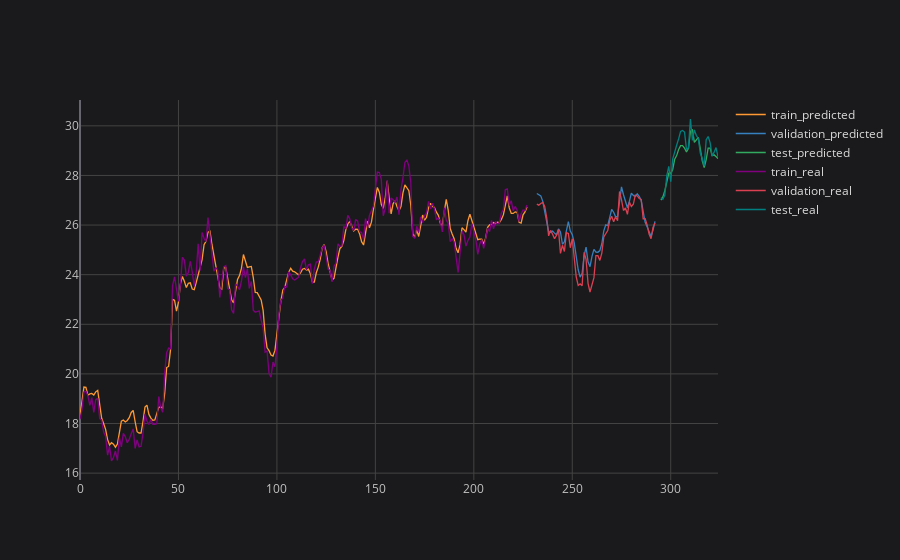

Notebook code for this chart:
### Code cell
# plotting final result
plot_ticker = 'PETR4'
plot_feature = 'Adj Close'

pd.DataFrame.from_dict(final_prediction_results[plot_ticker][plot_feature]).iplot(title=f'{plot_ticker} {plot_feature} {plot_imf}', layout=space)

### Figure 1 — Plotly figure (JSON) as saved in the notebook; plotly's stock layout.template omitted (floating-point values rounded to 4 significant figures; data arrays with more than 128 entries replaced by an {"elided": "..."} marker saying what was removed)
{"data": [{"line": {"color": "rgba(255, 153, 51, 1.0)", "dash": "solid", "shape": "linear", "width": 1.3}, "mode": "lines", "name": "train_predicted", "text": "", "type": "scatter", "x": {"elided": "325 int values"}, "y": {"elided": "325 mixed values"}}, {"line": {"color": "rgba(55, 128, 191, 1.0)", "dash": "solid", "shape": "linear", "width": 1.3}, "mode": "lines", "name": "validation_predicted", "text": "", "type": "scatter", "x": {"elided": "325 int values"}, "y": {"elided": "325 mixed values"}}, {"line": {"color": "rgba(50, 171, 96, 1.0)", "dash": "solid", "shape": "linear", "width": 1.3}, "mode": "lines", "name": "test_predicted", "text": "", "type": "scatter", "x": {"elided": "325 int values"}, "y": {"elided": "325 mixed values"}}, {"line": {"color": "rgba(128, 0, 128, 1.0)", "dash": "solid", "shape": "linear", "width": 1.3}, "mode": "lines", "name": "train_real", "text": "", "type": "scatter", "x": {"elided": "325 int values"}, "y": {"elided": "325 mixed values"}}, {"line": {"color": "rgba(219, 64, 82, 1.0)", "dash": "solid", "shape": "linear", "width": 1.3}, "mode": "lines", "name": "validation_real", "text": "", "type": "scatter", "x": {"elided": "325 int values"}, "y": {"elided": "325 mixed values"}}, {"line": {"color": "rgba(0, 128, 128, 1.0)", "dash": "solid", "shape": "linear", "width": 1.3}, "mode": "lines", "name": "test_real", "text": "", "type": "scatter", "x": {"elided": "325 int values"}, "y": {"elided": "325 mixed values"}}], "layout": {"legend": {"bgcolor": "#1A1A1C", "font": {"color": "#D9D9D9", "size": 12}}, "paper_bgcolor": "#1A1A1C", "plot_bgcolor": "#1A1A1C", "title": {"font": {"color": "#D9D9D9"}, "x": 0.5}, "xaxis": {"gridcolor": "#434343", "showgrid": true, "tickfont": {"color": "#C2C2C2", "size": 12}, "title": {"font": {"color": "#D9D9D9"}}, "zerolinecolor": "#666570"}, "yaxis": {"gridcolor": "#434343", "showgrid": true, "tickfont": {"color": "#C2C2C2", "size": 12}, "title": {"font": {"color": "#D9D9D9"}}, "zerolinecolor": "#666570"}}}
